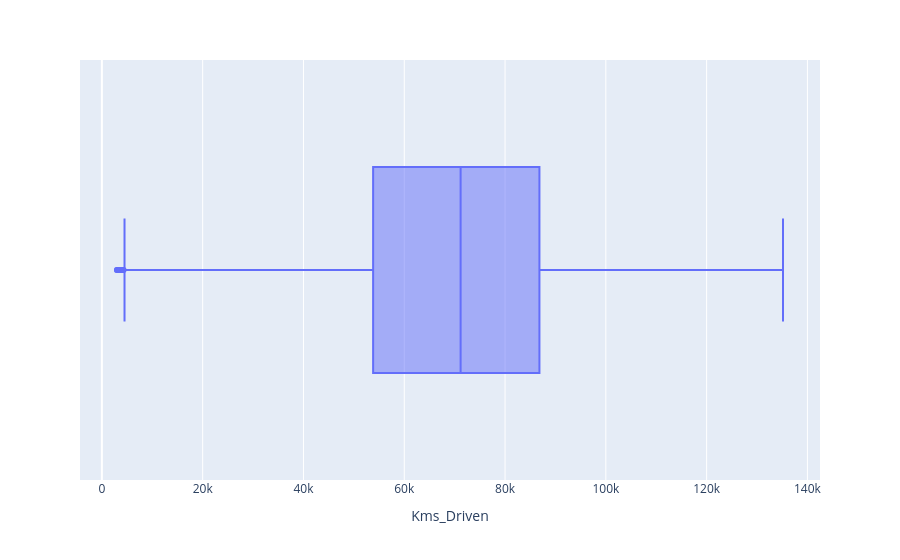
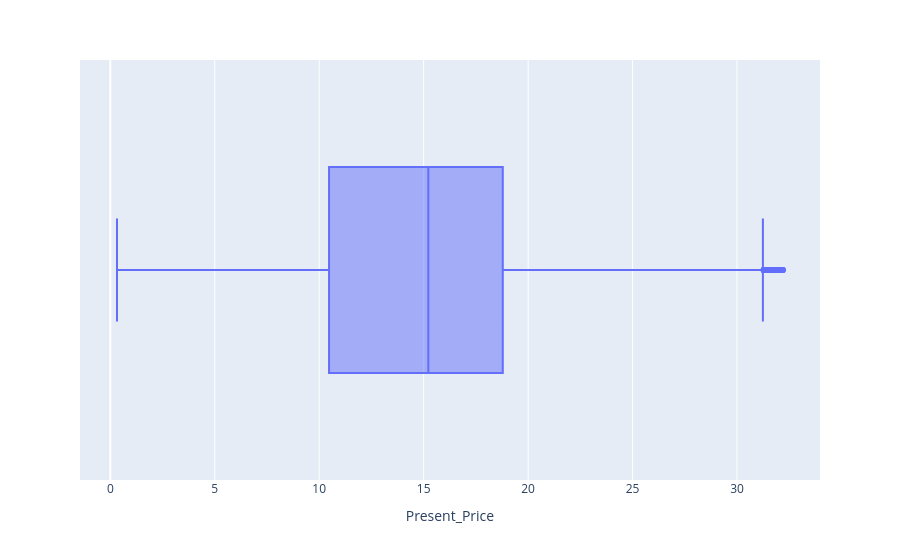
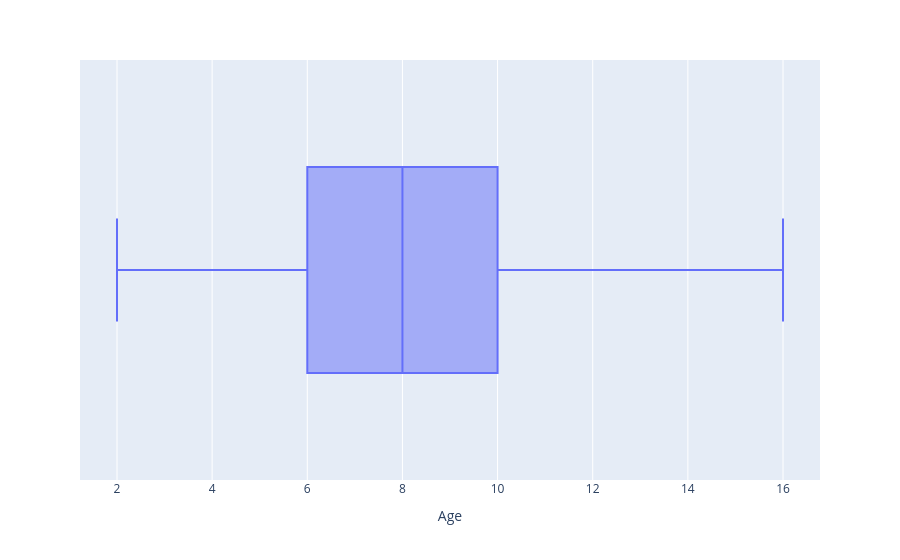
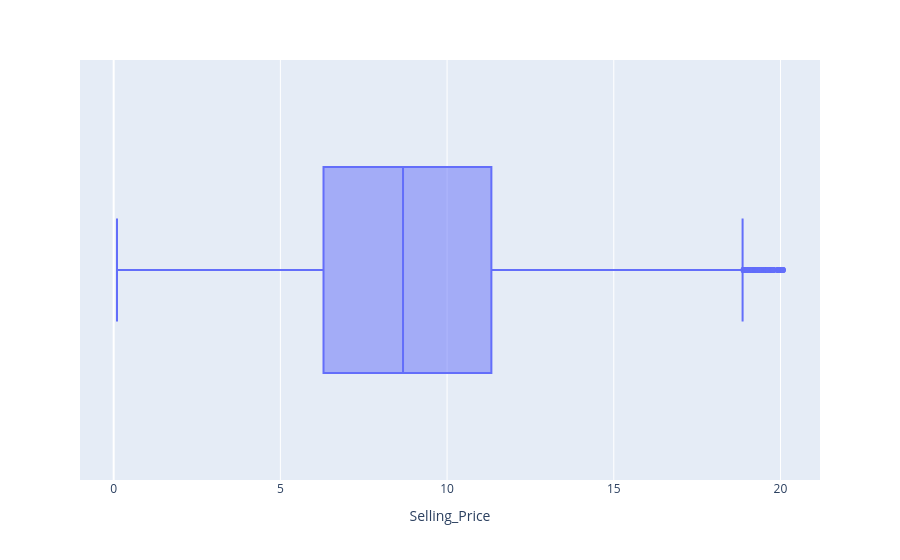

The code cell stored with these charts, in order, in its notebook:
### Code cell
# réafficher les boxplots
for col in quant_data.columns:
  boxplot_func(col)

### Figure 1 — Plotly figure (JSON) as saved in the notebook; plotly's stock layout.template omitted (floating-point values rounded to 4 significant figures; data arrays with more than 128 entries replaced by an {"elided": "..."} marker saying what was removed)
{"data": [{"alignmentgroup": "True", "hovertemplate": "Kms_Driven=%{x}<extra></extra>", "legendgroup": "", "marker": {"color": "#636efa"}, "name": "", "notched": false, "offsetgroup": "", "orientation": "h", "showlegend": false, "type": "box", "x": {"elided": "5861 float values"}, "x0": " ", "xaxis": "x", "y0": " ", "yaxis": "y"}], "layout": {"boxmode": "group", "legend": {"tracegroupgap": 0}, "margin": {"t": 60}, "xaxis": {"anchor": "y", "domain": [0, 1], "title": {"text": "Kms_Driven"}}, "yaxis": {"anchor": "x", "domain": [0, 1]}}}

### Figure 2 — Plotly figure (JSON) as saved in the notebook; plotly's stock layout.template omitted (floating-point values rounded to 4 significant figures; data arrays with more than 128 entries replaced by an {"elided": "..."} marker saying what was removed)
{"data": [{"alignmentgroup": "True", "hovertemplate": "Present_Price=%{x}<extra></extra>", "legendgroup": "", "marker": {"color": "#636efa"}, "name": "", "notched": false, "offsetgroup": "", "orientation": "h", "showlegend": false, "type": "box", "x": {"elided": "5861 float values"}, "x0": " ", "xaxis": "x", "y0": " ", "yaxis": "y"}], "layout": {"boxmode": "group", "legend": {"tracegroupgap": 0}, "margin": {"t": 60}, "xaxis": {"anchor": "y", "domain": [0, 1], "title": {"text": "Present_Price"}}, "yaxis": {"anchor": "x", "domain": [0, 1]}}}

### Figure 3 — Plotly figure (JSON) as saved in the notebook; plotly's stock layout.template omitted (floating-point values rounded to 4 significant figures; data arrays with more than 128 entries replaced by an {"elided": "..."} marker saying what was removed)
{"data": [{"alignmentgroup": "True", "hovertemplate": "Age=%{x}<extra></extra>", "legendgroup": "", "marker": {"color": "#636efa"}, "name": "", "notched": false, "offsetgroup": "", "orientation": "h", "showlegend": false, "type": "box", "x": {"elided": "5861 float values"}, "x0": " ", "xaxis": "x", "y0": " ", "yaxis": "y"}], "layout": {"boxmode": "group", "legend": {"tracegroupgap": 0}, "margin": {"t": 60}, "xaxis": {"anchor": "y", "domain": [0, 1], "title": {"text": "Age"}}, "yaxis": {"anchor": "x", "domain": [0, 1]}}}

### Figure 4 — Plotly figure (JSON) as saved in the notebook; plotly's stock layout.template omitted (floating-point values rounded to 4 significant figures; data arrays with more than 128 entries replaced by an {"elided": "..."} marker saying what was removed)
{"data": [{"alignmentgroup": "True", "hovertemplate": "Selling_Price=%{x}<extra></extra>", "legendgroup": "", "marker": {"color": "#636efa"}, "name": "", "notched": false, "offsetgroup": "", "orientation": "h", "showlegend": false, "type": "box", "x": {"elided": "5861 float values"}, "x0": " ", "xaxis": "x", "y0": " ", "yaxis": "y"}], "layout": {"boxmode": "group", "legend": {"tracegroupgap": 0}, "margin": {"t": 60}, "xaxis": {"anchor": "y", "domain": [0, 1], "title": {"text": "Selling_Price"}}, "yaxis": {"anchor": "x", "domain": [0, 1]}}}
